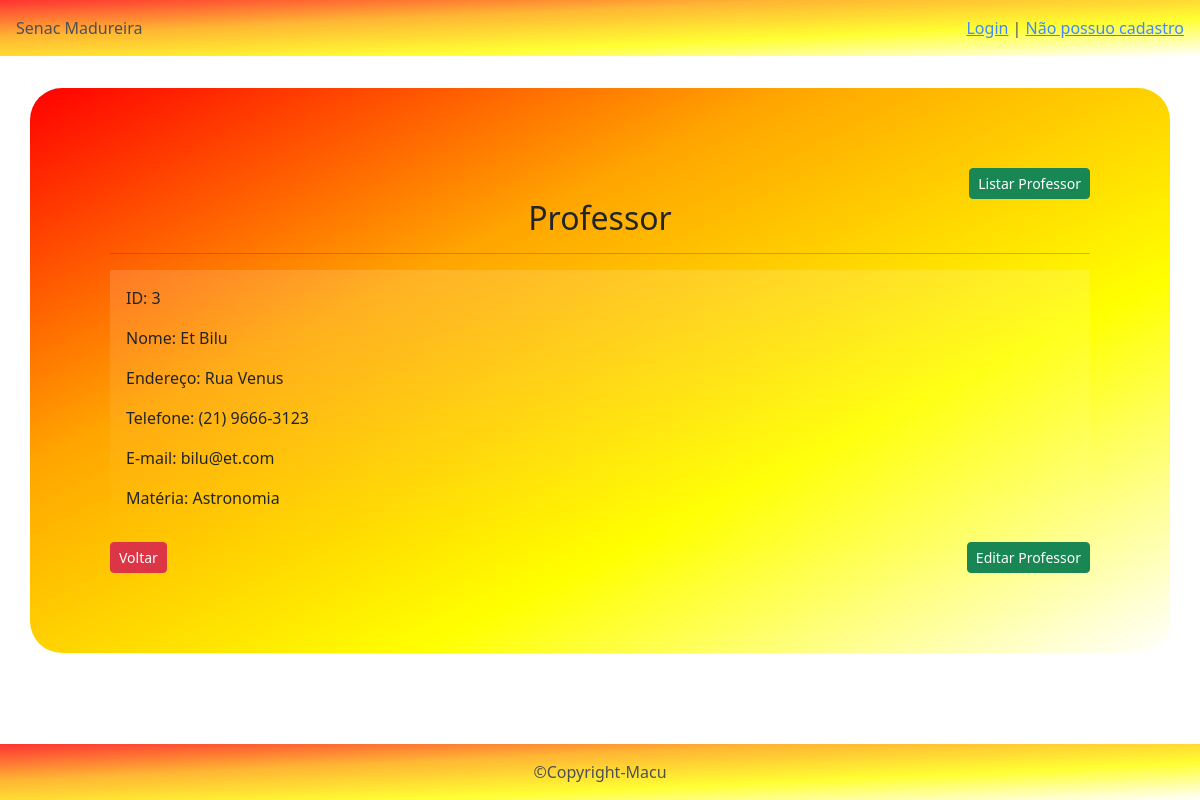
Page /professor/vizualizarProf.php?idProf=3 on the committed database.
### tables this page shows
CREATE TABLE `professor` (
  `idPro` int(11) NOT NULL,
  `nome` varchar(60) NOT NULL,
  `email` varchar(100) NOT NULL,
  `endereco` varchar(100) NOT NULL,
  `telefone` varchar(14) NOT NULL,
  `materia` varchar(80) NOT NULL
);

### professor/vizualizarProf.php (the view)
<?php
$erro = 0;
include "../adm/controle.php";
include "../adm/conexao.php";
if (isset($_GET['idProf'])) {
    $idProf = $_GET['idProf'];
    $sql = "select * from professor where idPro=$idProf";
    $seleciona = mysqli_query($conexao,$sql);
    $exibe = mysqli_fetch_array($seleciona);
    $nome = $exibe['nome'];
    $endereco = $exibe['endereco'];
    $telefone = $exibe['telefone'];
    $email = $exibe['email'];
    $materia = $exibe['materia'];
} else {
    $erro++;
}
?>
    <div class="container pag">
        <div class="text-end">
            <a href="listarProf.php">
                <button class="btn btn-success btn-sm">
                    Listar Professor
                </button>
            </a>
        </div>
        <h2>Professor</h2>
        <hr>
        <div class="container text-start bg-gradient p-3">
            <?php
            if (!$erro){
                echo "
                <p>ID: $idProf</p>
                 <p>Nome: $nome</p>
                 <p>Endereço: $endereco</p>
                 <p>Telefone: $telefone</p>
                 <p>E-mail: $email</p>
                 <p>Matéria: $materia</p>
                ";
            } else {
                echo "
                <p>Nenhum aluno foi selecinado</p>
                <p>Clique em listar professor para selecionar um professor</p>
                ";
            }
            ?>
        </div>
        <div class="row">
            <div class="col text-start">
                <a href="listarProf.php">
                    <button class="btn btn-danger btn-sm">
                        Voltar
                    </button>
                </a>
            </div>
            <div class="col text-end">
                <a href="editarProf.php">
                    <button class="btn btn-success btn-sm">
                        Editar Professor
                    </button>
                </a>
            </div>
        </div>
    </div>
    <?php
    include "../adm/footer.php";
?>

### css/style.css (style rules this page uses)
.pag { margin-top: 2em; padding: 5em; border-radius: 2em; text-align: center; background-image: linear-gradient(to bottom right, red,orange,yellow, white ); }
body { background-image: url(https://i.pinimg.com/originals/4e/94/7a/4e947afe00fb849dd5796dcf5f63d9e6.jpg); }

### rows in the picture
professor: nome "Et Bilu", endereco "Rua Venus", telefone "(21) 9666-3123", email "bilu@et.com", materia "Astronomia"

### other values in the picture
$idProf "3"
